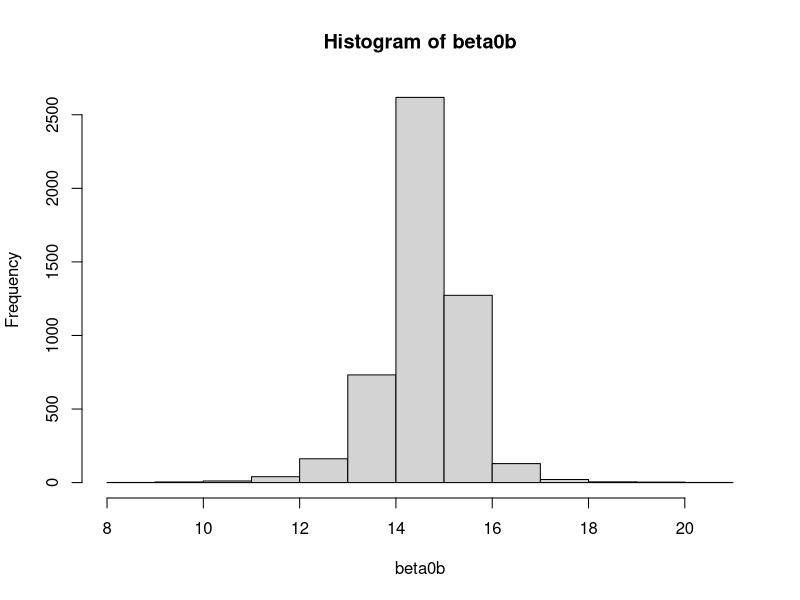
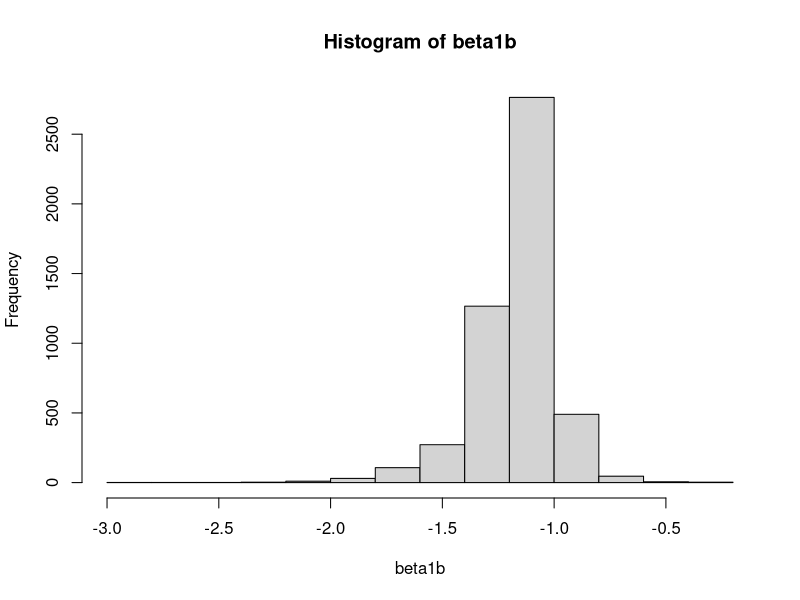

Here is the R script that generated these plots, in order: (Note: this script raises an error after producing the figures.)

############linear regression bootstrap
library(dplyr)


Y <- c(6.9, 5.1, 7.5, 11.1, 10.9, 4.2, 10.5, 6.8, 12.3, 14.3)
X <- c(6.2, 5.1, 7.6, 2.5, 3.5, 9.4, 4.1, 6.3, 3.0, 0.8)
data <- dplyr::as_tibble(cbind(Y,X))




####a) construa um IC para b0 e b1 com 95% onde Y = b0 + b1*X + e

B <- 5000 #5000 bootstraps 

beta0b <- numeric(5000)
beta1b <- numeric(5000)

for (i in 1:B){
  sample <- dplyr::sample_n(data, 10, replace = T)
  coefs <- coef(lm(sample$Y ~ sample$X))
  beta0b[i] <- coefs[1]
  beta1b[i] <- coefs[2]
}

hist(beta0b)
hist(beta1b)

quantile(beta0b, c(0.025, 0.975)) #IC para beta0
#   2.5%    97.5% 
#  12.52248 16.20401 

quantile(beta1b, c(0.025, 0.975)) #IC para beta1
#       2.5%      97.5% 
#  -1.6825384 -0.8514722


####podemos testar nosso bootstrap em relação a pacotes de bootstrap:
library(car)
model <- lm(Y ~ X)
bootm <- car::Boot(model, R=5000)
car::Confint(bootm, level=0.95, type="perc")

#              Estimate   2.5 %    97.5 %
#  (Intercept) 14.551831 12.53016 16.201080
#X             -1.152955 -1.66820 -0.863465

##de fato, nosso bootstrap parece ter dado bons resultados. 



#####b) Assumindo X dado e erro ~ N(0, sigma²) utilize bootstrap paramétrico p/ obter as mesmas estimativas

#Queremos estimar sigma do erro ~ N(0, sigma²) 

model <- lm(Y ~ X)
coefs <- model$coefficients #betas iniciais estimados
sigma <- stats::sigma(model) #estimando sigma dos residuos (erro)

coefs_boot <- c(0,0)

for (i in 1:B){ #vamos agora fazer o bootstrap parametrico
  y_n <- coefs[1] + coefs[2]*X + rnorm(10, mean = 0, sd = sigma) #geramos Y_boot com X de nossos dados originais, betas estimados e N(0, sigma^)
  coefs_boot <- coef(lm(y_n ~ X)) #com Y_boot, estimamos os beta_boot 
  beta0b[i] <- coefs_boot[1] #salvamos os valores estimados para criarmos suas distribuições
  beta1b[i] <- coefs_boot[2]
}

hist(beta0b) #dist de beta0boot e beta1boot 
hist(beta1b)

quantile(beta0b, c(0.025, 0.975)) #IC para beta0 boot parametrico
#     2.5%    97.5% 
# 12.41991 16.60076 

quantile(beta1b, c(0.025, 0.975)) #IC para beta1 boot parametrico
#        2.5%      97.5%  
#  -1.5495476 -0.7627046

##podemos notar que o bootstrap paramétrico produziu estimativas próximas ao bootstrap não paramétrico. 



###c) Utilize um teste de permutação para verificar H0: B1 = 0 
#Note que sob H0, Y = Beta0 + e, ou seja, X nao tem efeito algum sob Y
#Assim, podemos permutar os valores Yobs|Xobs e X nao deveria ter efeito algum em Y. 

#Vamos estimar beta1^ 
beta1hat <- coef(lm(Y ~ X))[2]

#Agora, vamos permutar os dados e calcular a dist de Beta1^ sob H0 
est_test <- numeric(5000) #B = 5000 permutações

for (i in 1:5000){
  Y_perm <- sample(Y)
  est_test[i] <- coef(lm(Y_perm ~ X))[2]
}

#histograma da dist de beta1_perm em H0 
hist(est_test,50)
abline(v = beta1hat)

#vamos agora calcular o p-valor de H0 ter gerado o valor beta1^ = -1.15
round(mean(est_test<=beta1hat),2)
#ou seja, aproximadamente 0% das permutações geraram um valor tão ou mais extremo que beta1^ sob H0. 
#assim, podemos rejeitar a 5% a hipótese que B1 = 0. 

#quantile(est_test, c(0.025, 0.975))

###d) Este teste pode ser usado para testar B0 = 0 ?
#Não, ele faz sentido para B1 pois ao setar B1 = 0 temos um efeito na relação entre X e Y: X nao afeta Y e assim podemos testar se isto é verdade.
#Porém ao setar B0 = 0, Y = Beta1*X + e
#Ou seja, ainda temos o efeito entre as variáveis presente. 
#Assim, gerar valores permutados nesta distribuição não iria ser significativo para Beta0. 
